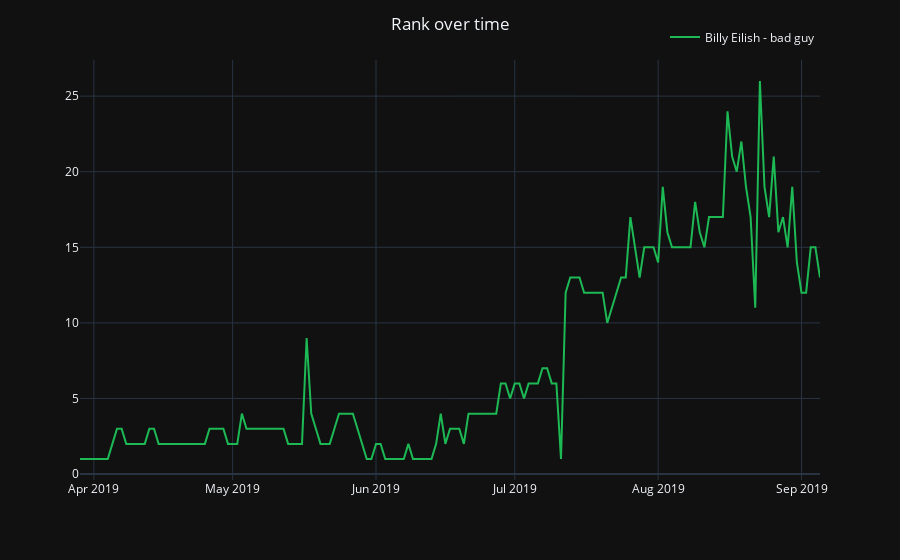

Notebook code cell kept with this figure:
### Code cell
# rank changes over time for given parameters
import plotly.graph_objects as go

choosen_start_date = '2019-02-05'
choosen_end_date = '2019-09-05'
choosen_artist = "Billy Eilish"
choosen_title = "bad guy"
choosen_region = 'United States'
choosen_chart = 'top200'

data_filter = dataframe['date'].between(choosen_start_date, choosen_end_date)
artist_filter = dataframe['artist'] == choosen_artist
title_filter = dataframe['title'] == choosen_title
region_filter = dataframe['region'] == choosen_region
chart_filter = dataframe['chart'] == choosen_chart

# filtered dataframe
rank_changes_data_dataframe = dataframe[data_filter & region_filter & chart_filter & title_filter].sort_values(by='date')

# chart plotting
full_title_fig_1 = f'{choosen_artist} - {choosen_title} ranking in {choosen_chart} chart in \
{choosen_region} from {choosen_start_date} to {choosen_end_date}.'
print(full_title_fig_1)


fig_1 = px.line(template='plotly_dark')
fig_1.add_trace(go.Scatter(x=rank_changes_data_dataframe['date'], y=rank_changes_data_dataframe['rank'], 
                           name=f'{choosen_artist} - {choosen_title}', line=dict(color="#1DB954"), showlegend=True))
fig_1.update_layout(title="Ranking", 
    title_x=0.5,
    legend=dict(
    orientation="h",
    yanchor="bottom",
    y=1.02,
    xanchor="right",
    x=1
))
fig_1.show()

### Figure 1 — Plotly figure (JSON) as saved in the notebook; plotly's stock layout.template omitted (floating-point values rounded to 4 significant figures; data arrays with more than 128 entries replaced by an {"elided": "..."} marker saying what was removed)
{"data": [{"hovertemplate": "<extra></extra>", "legendgroup": "", "line": {"color": "#636efa", "dash": "solid"}, "marker": {"symbol": "circle"}, "mode": "lines", "name": "", "orientation": "v", "showlegend": false, "type": "scatter", "xaxis": "x", "yaxis": "y"}, {"line": {"color": "#1DB954"}, "name": "Billy Eilish - bad guy", "showlegend": true, "type": "scatter", "x": {"elided": "161 str values"}, "y": {"elided": "161 int values"}}], "layout": {"legend": {"orientation": "h", "tracegroupgap": 0, "x": 1, "xanchor": "right", "y": 1.02, "yanchor": "bottom"}, "margin": {"t": 60}, "title": {"text": "Rank over time", "x": 0.5}, "xaxis": {"anchor": "y", "domain": [0, 1]}, "yaxis": {"anchor": "x", "domain": [0, 1]}}}
